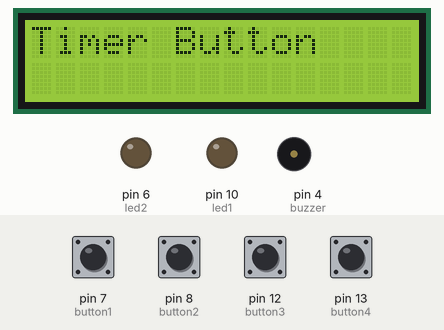
A sketch run on a simulated Arduino Uno, built with avr-gcc and run on an emulated ATmega328P. Parts: 16×2 character LCD, output pins drawn as LEDs (lit = HIGH), buzzer (waves = sounding, pin HIGH). The inputs (shaded band) are chosen by the test bench; at power-on: pin 7 (button1), pin 8 (button2), pin 12 (button3), pin 13 (button4) LOW.

Above: at 1.2 s.
1.3 s: pin 7 (button1) pulled HIGH for 0.15 s
At 1.37 s:
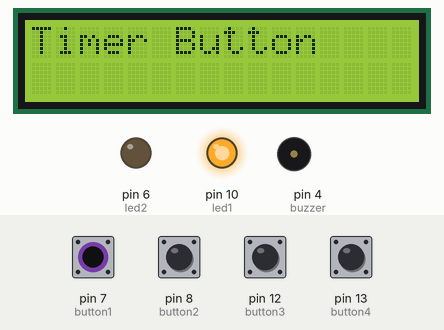
Timing chart, 0 to 4.3 s (numbered marks = the images above; inputs shaded):
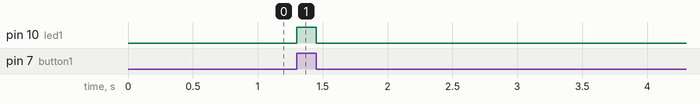

Measured:
- after the input at 1.3 s, pin 10 (led1): LOW → HIGH at once, → LOW 0.15 s later

The sketch:

Timer_with_button.ino
```cpp
#include <LiquidCrystal.h>
const int button1 = 7, button2 = 8,button3 = 12, button4 = 13;
const int led1 =  10, led2 =  6, led3 =  9, led4 =  11;
const int buzzer =  4;

int rs=5 , en=3, d4=2,d5=16, d6=15,d7=14;
LiquidCrystal lcd(rs, en, d4, d5, d6, d7);

void setup() {
  pinMode(button1, INPUT);
  pinMode(led1, OUTPUT);
  pinMode(button2, INPUT);  pinMode(button3, INPUT); pinMode(button4, INPUT);
  pinMode(led2, OUTPUT);
  pinMode(buzzer, OUTPUT);
  lcd.begin(16, 2);
  lcd.print("Timer Button");
}
int button1Press=0,button2Press=0; int timerVal=0;
void loop() {

  if (digitalRead(button1) == HIGH)
  {
      digitalWrite(led1, HIGH);
    timerGo();
    while(digitalRead(button1) == HIGH ) ;
       digitalWrite(led1, LOW);
  }
  if (digitalRead(button2) == HIGH){
     timerVal=5;
    while(digitalRead(button2) == HIGH ) ;
  }
  if (digitalRead(button3) == HIGH){
     timerVal=10;
    while(digitalRead(button3) == HIGH ) ;
  }
  if (digitalRead(button4) == HIGH){
     timerVal=15;
    while(digitalRead(button4) == HIGH ) ;
  }

}
void timerGo()
{

  if (timerVal>0)
  {
      for ( ; timerVal>0 ; timerVal--)
      {
        digitalWrite(led2, HIGH); /*digitalWrite(buzzer, HIGH);*/  delay(500);
        digitalWrite(led2, LOW); /*digitalWrite(buzzer, LOW);*/  delay(500);

        lcd.setCursor(0,1); lcd.print (timerVal);  lcd.print (" sec remaining");
      }
  }
}
```
